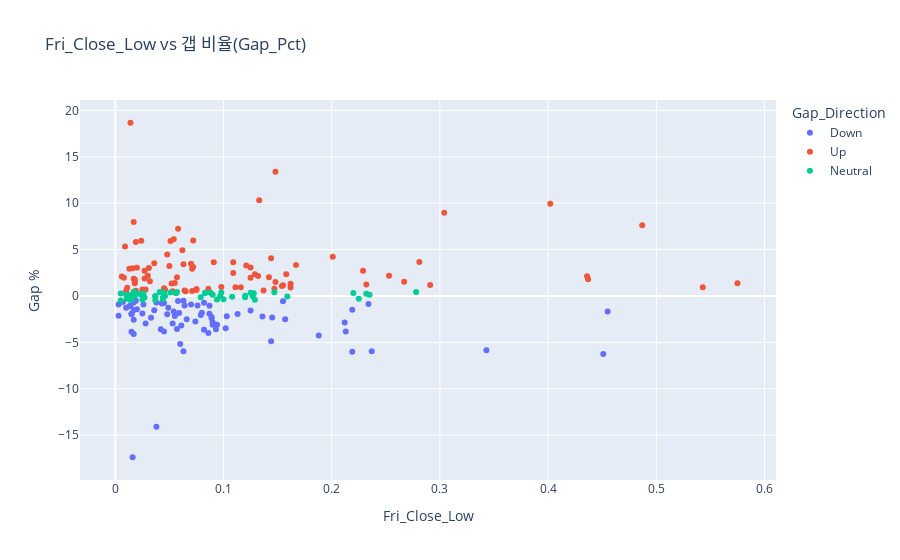
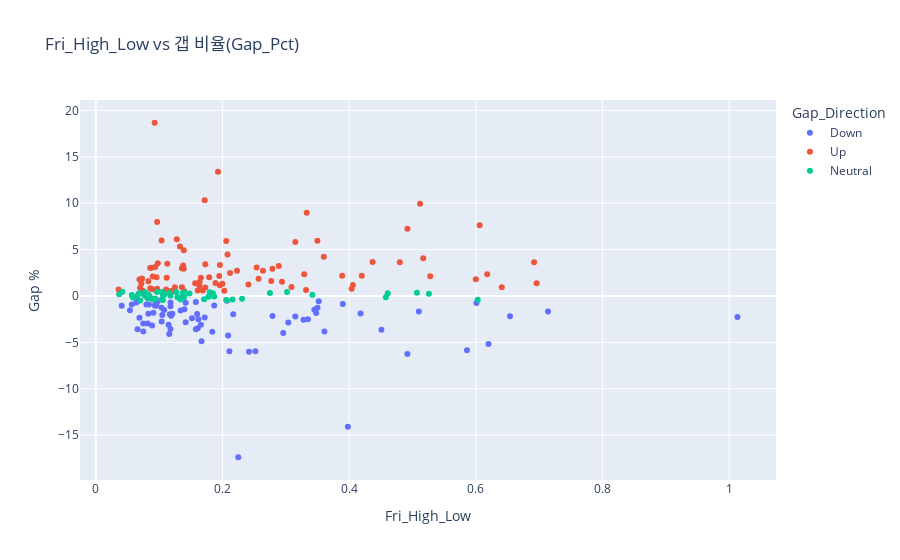
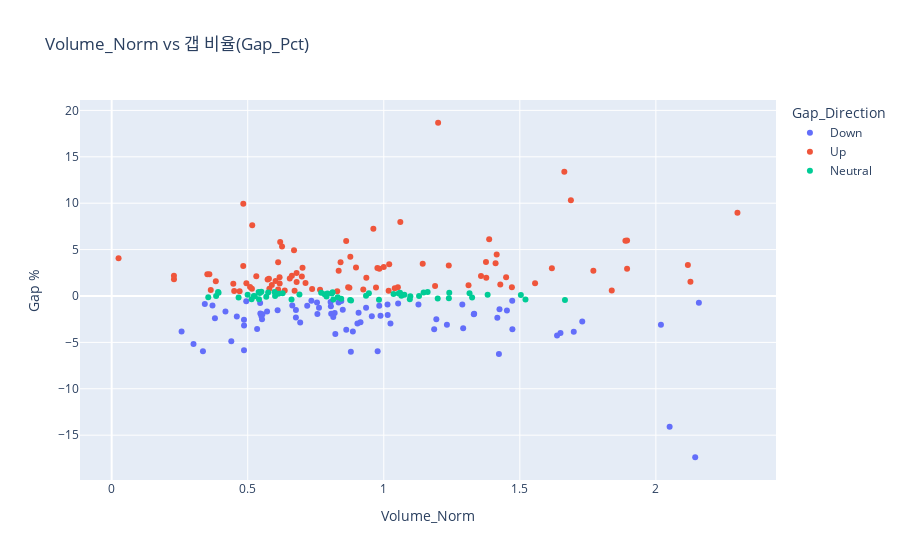
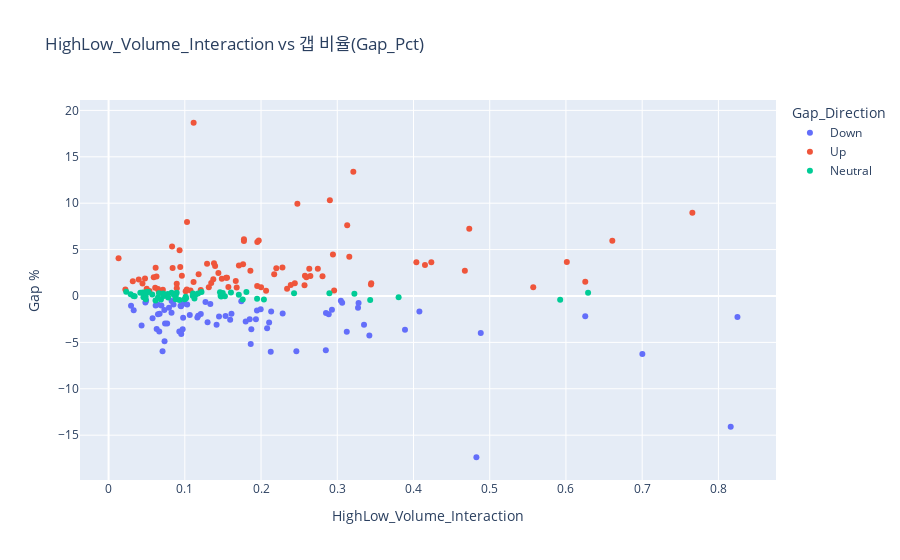

Write notebook code for charts like these, in order.
### Markdown cell above
## 3. 금요일와 관계 분석

### Code cell
import pandas as pd
import matplotlib.pyplot as plt
import seaborn as sns
import plotly.express as px
from scipy.stats import pearsonr
from sklearn.ensemble import RandomForestClassifier
from sklearn.tree import DecisionTreeClassifier, export_graphviz
import xgboost as xgb
from sklearn.preprocessing import LabelEncoder
from sklearn.metrics import f1_score, roc_curve, auc
from sklearn.preprocessing import label_binarize
import matplotlib.font_manager as fm
import numpy as np
import graphviz

# 한글 폰트 설정 (Malgun Gothic 대신 다른 폰트로 대체하거나 설정 조정)
plt.rcParams['font.family'] = 'Malgun Gothic'
plt.rcParams['axes.unicode_minus'] = False  # 마이너스 기호 깨짐 방지

# 1. 데이터 로드
data_friday = pd.read_csv('processed_natural_gas_data.csv')
data_friday['Date'] = pd.to_datetime(data_friday['Date'])
data_friday.set_index('Date', inplace=True)

# Month 컬럼 생성 (오류 수정)
data_friday['Month'] = data_friday.index.month

# 갭 방향 정의
def classify_gap(gap_pct):
    if gap_pct > 0.5:
        return 'Up'
    elif gap_pct < -0.5:
        return 'Down'
    else:
        return 'Neutral'

data_friday['Gap_Direction'] = data_friday['Gap_Pct'].apply(classify_gap)

# 상호작용 항 추가
data_friday['HighLow_Volume_Interaction'] = data_friday['Fri_High_Low'] * data_friday['Volume_Norm']

# 2. 변수 설정
variables = ['Fri_Close_Low', 'Fri_High_Low', 'Volume_Norm', 'HighLow_Volume_Interaction']

# 3. 상관분석
correlations = {}
for var in variables:
    corr, _ = pearsonr(data_friday[var], data_friday['Gap_Pct'])
    correlations[var] = corr

print("\n금요일 변수와 갭 비율(Gap_Pct) 간 상관계수:")
for var, corr in correlations.items():
    print(f"{var}: {corr:.3f}")

# 상관계수 시각화 (FutureWarning 수정)
plt.figure(figsize=(8, 5))
sns.barplot(x=list(correlations.values()), y=list(correlations.keys()), hue=list(correlations.keys()), palette='coolwarm', legend=False)
plt.title('금요일 변수와 갭 비율 간 상관계수')
plt.xlabel('Correlation Coefficient')
plt.ylabel('Variable')
plt.show()

# 4. 모델 학습 및 중요도 분석
X = data_friday[variables]
y = data_friday['Gap_Direction']

# 갭 방향 레이블 인코딩
le = LabelEncoder()
y_encoded = le.fit_transform(y)

# 모델 리스트
models = {
    'Random Forest': RandomForestClassifier(random_state=42),
    'XGBoost': xgb.XGBClassifier(random_state=42, eval_metric='mlogloss'),  # use_label_encoder 제거
    'Decision Tree': DecisionTreeClassifier(random_state=42, max_depth=4)  # 트리 깊이 제한
}

# 모델 학습 및 평가
f1_scores = {}
y_pred_dict = {}

for name, model in models.items():
    model.fit(X, y_encoded)
    y_pred = model.predict(X)
    f1 = f1_score(y_encoded, y_pred, average='weighted')
    f1_scores[name] = f1
    y_pred_dict[name] = y_pred

    # 변수 중요도 출력 및 시각화
    if name != 'Decision Tree':  # 의사결정트리는 별도로 시각화
        importances = pd.Series(model.feature_importances_, index=variables)
        print(f"\n{name} 변수 중요도:")
        print(importances)
        plt.figure(figsize=(8, 5))
        importances.sort_values().plot(kind='barh', color='skyblue' if name == 'Random Forest' else 'lightcoral')
        plt.title(f'{name} 변수 중요도')
        plt.xlabel('Importance')
        plt.ylabel('Variable')
        plt.show()

# 의사결정트리 시각화
dt_model = models['Decision Tree']
dot_data = export_graphviz(dt_model, out_file=None, feature_names=variables, class_names=le.classes_, filled=True)
graph = graphviz.Source(dot_data)
graph.render("decision_tree", view=True, format='png')  # PNG 파일로 저장 및 표시
print("\n의사결정트리 시각화 파일이 'decision_tree.png'로 저장되었습니다.")

# F1 스코어 출력
print("\n모델별 F1 스코어 (Weighted):")
for name, score in f1_scores.items():
    print(f"{name}: {score:.3f}")

# 5. ROC 커브 (One-vs-Rest 방식)
y_bin = label_binarize(y_encoded, classes=[0, 1, 2])  # Up, Down, Neutral
n_classes = y_bin.shape[1]
class_names = le.classes_

plt.figure(figsize=(10, 8))
for name, model in models.items():
    y_score = model.predict_proba(X)
    for i in range(n_classes):
        fpr, tpr, _ = roc_curve(y_bin[:, i], y_score[:, i])
        roc_auc = auc(fpr, tpr)
        plt.plot(fpr, tpr, label=f'{name} - {class_names[i]} (AUC = {roc_auc:.2f})')

plt.plot([0, 1], [0, 1], 'k--')
plt.xlim([0.0, 1.0])
plt.ylim([0.0, 1.05])
plt.xlabel('False Positive Rate')
plt.ylabel('True Positive Rate')
plt.title('ROC 커브 (One-vs-Rest)')
plt.legend(loc="lower right")
plt.show()

# 6. 변수와 갭 비율 간 관계 시각화 (산점도)
for var in variables:
    fig = px.scatter(data_friday, x=var, y='Gap_Pct', color='Gap_Direction',
                     title=f'{var} vs 갭 비율(Gap_Pct)',
                     labels={var: var, 'Gap_Pct': 'Gap %'})
    fig.show()

# 7. 캔들 패턴 추가 (도지 캔들 탐지)
data_friday['Doji'] = (abs(data_friday['Close'] - data_friday['Open']) / data_friday['Open'] < 0.001).astype(int)

# 도지 캔들 여부와 갭 방향 간 관계 분석
doji_gap = data_friday.groupby('Doji')['Gap_Direction'].value_counts(normalize=True).unstack().fillna(0)
print("\n도지 캔들 여부와 갭 방향 비율:")
print(doji_gap)

# 시각화: 도지 캔들 여부와 갭 방향
doji_gap.plot(kind='bar', stacked=True, figsize=(8, 5), colormap='Set2')
plt.title('도지 캔들 여부와 갭 방향 비율')
plt.xlabel('Doji (0: No, 1: Yes)')
plt.ylabel('Ratio')
plt.legend(title='Gap Direction')
plt.show()

# 8. 계절별 관계 분석
def classify_season(month):
    if month in [11, 12, 1, 2]:
        return 'Winter'
    elif month in [5, 6, 7, 8]:
        return 'Summer'
    else:
        return 'Other'

data_friday['Season'] = data_friday['Month'].apply(classify_season)

# 계절별 상관계수 계산
seasonal_correlations = {}
for season in data_friday['Season'].unique():
    seasonal_data = data_friday[data_friday['Season'] == season]
    seasonal_corrs = {}
    for var in variables:
        corr, _ = pearsonr(seasonal_data[var], seasonal_data['Gap_Pct'])
        seasonal_corrs[var] = corr
    seasonal_correlations[season] = seasonal_corrs

# 계절별 상관계수 출력
print("\n계절별 금요일 변수와 갭 비율 간 상관계수:")
for season, corrs in seasonal_correlations.items():
    print(f"\n{season}:")
    for var, corr in corrs.items():
        print(f"{var}: {corr:.3f}")

# 계절별 상관계수 시각화
seasonal_corr_df = pd.DataFrame(seasonal_correlations).T
plt.figure(figsize=(10, 6))
sns.heatmap(seasonal_corr_df, annot=True, cmap='coolwarm', fmt='.2f', center=0)
plt.title('계절별 금요일 변수와 갭 비율 간 상관계수')
plt.xlabel('Variable')
plt.ylabel('Season')
plt.show()

### Figure 1 — Plotly figure (JSON) as saved in the notebook; plotly's stock layout.template omitted (floating-point values rounded to 4 significant figures)
{"data": [{"hovertemplate": "Gap_Direction=Down<br>Fri_Close_Low=%{x}<br>Gap %=%{y}<extra></extra>", "legendgroup": "Down", "marker": {"color": "#636efa", "symbol": "circle"}, "mode": "markers", "name": "Down", "orientation": "v", "showlegend": true, "type": "scatter", "x": [0.053, 0.09, 0.087, 0.019, 0.017, 0.076, 0.014, 0.015, 0.087, 0.059, 0.017, 0.01, 0.025, 0.212, 0.451, 0.063, 0.064, 0.113, 0.082, 0.103, 0.089, 0.054, 0.219, 0.155, 0.213, 0.157, 0.234, 0.455, 0.045, 0.136, 0.055, 0.06, 0.343, 0.089, 0.102, 0.048, 0.237, 0.094, 0.144, 0.058, 0.145, 0.015, 0.049, 0.057, 0.063, 0.066, 0.061, 0.045, 0.08, 0.074, 0.015, 0.082, 0.033, 0.042, 0.038, 0.013, 0.043, 0.007, 0.003, 0.079, 0.07, 0.026, 0.036, 0.017, 0.017, 0.003, 0.125, 0.028, 0.188, 0.016, 0.038, 0.219, 0.09, 0.086, 0.02, 0.093], "xaxis": "x", "y": [-2.974, -2.819, -1.906, -0.5111, -1.517, -1.013, -1.065, -1.915, -1.039, -1.827, -2.557, -1.268, -1.881, -2.857, -6.244, -5.966, -1.017, -1.93, -3.629, -2.191, -2.251, -1.68, -1.481, -0.5777, -3.826, -2.497, -0.8692, -1.675, -0.7681, -2.214, -2.153, -5.171, -5.838, -2.412, -3.475, -1.956, -5.954, -3.092, -4.868, -0.5399, -2.307, -1.961, -1.256, -3.557, -0.511, -2.501, -3.173, -3.834, -1.807, -2.751, -3.863, -0.7356, -2.334, -3.571, -0.6965, -1.114, -0.811, -0.6543, -2.128, -2.059, -0.9238, -0.9174, -1.54, -0.6959, -4.102, -0.9042, -1.552, -2.963, -4.252, -17.38, -14.08, -6.009, -3.087, -3.991, -1.435, -3.579], "yaxis": "y"}, {"hovertemplate": "Gap_Direction=Up<br>Fri_Close_Low=%{x}<br>Gap %=%{y}<extra></extra>", "legendgroup": "Up", "marker": {"color": "#EF553B", "symbol": "circle"}, "mode": "markers", "name": "Up", "orientation": "v", "showlegend": true, "type": "scatter", "x": [0.031, 0.009, 0.018, 0.07, 0.075, 0.025, 0.018, 0.032, 0.086, 0.055, 0.046, 0.167, 0.155, 0.125, 0.017, 0.03, 0.162, 0.062, 0.148, 0.281, 0.063, 0.071, 0.05, 0.053, 0.018, 0.436, 0.147, 0.437, 0.253, 0.019, 0.575, 0.543, 0.109, 0.158, 0.098, 0.075, 0.129, 0.487, 0.091, 0.291, 0.402, 0.201, 0.109, 0.027, 0.051, 0.064, 0.132, 0.133, 0.01, 0.162, 0.036, 0.006, 0.232, 0.071, 0.065, 0.028, 0.072, 0.048, 0.011, 0.02, 0.154, 0.052, 0.016, 0.027, 0.008, 0.014, 0.111, 0.116, 0.057, 0.125, 0.045, 0.019, 0.137, 0.017, 0.121, 0.058, 0.072, 0.148, 0.144, 0.024, 0.304, 0.054, 0.013, 0.267, 0.142, 0.229], "xaxis": "x", "y": [3.013, 5.324, 1.373, 3.477, 0.7476, 0.6899, 1.789, 1.596, 0.7928, 1.403, 0.674, 3.35, 1.154, 3.076, 1.849, 2.172, 1.311, 4.938, 1.519, 3.666, 3.431, 2.924, 3.233, 0.51, 1.605, 2.121, 0.7856, 1.814, 2.186, 5.815, 1.372, 0.9518, 3.625, 2.35, 0.9572, 0.6511, 2.335, 7.61, 3.64, 1.191, 9.947, 4.217, 2.476, 2.722, 5.929, 0.6048, 2.148, 10.32, 0.5724, 0.9111, 3.517, 2.102, 1.231, 0.5449, 0.5205, 0.7061, 3.124, 4.479, 0.8831, 3.051, 1.068, 1.342, 3.002, 1.873, 1.956, 18.67, 0.952, 0.9322, 2.029, 1.969, 0.829, 0.5604, 0.5885, 7.974, 3.295, 7.255, 5.982, 13.39, 4.069, 5.963, 8.975, 6.11, 2.931, 1.546, 2.022, 2.731], "yaxis": "y"}, {"hovertemplate": "Gap_Direction=Neutral<br>Fri_Close_Low=%{x}<br>Gap %=%{y}<extra></extra>", "legendgroup": "Neutral", "marker": {"color": "#00cc96", "symbol": "circle"}, "mode": "markers", "name": "Neutral", "orientation": "v", "showlegend": true, "type": "scatter", "x": [0.016, 0.017, 0.037, 0.051, 0.083, 0.147, 0.044, 0.09, 0.097, 0.018, 0.015, 0.017, 0.12, 0.026, 0.083, 0.108, 0.278, 0.1, 0.225, 0.22, 0.235, 0.232, 0.125, 0.079, 0.129, 0.005, 0.094, 0.088, 0.128, 0.025, 0.041, 0.127, 0.044, 0.043, 0.023, 0.046, 0.024, 0.005, 0.045, 0.057, 0.12, 0.011, 0.098, 0.027, 0.021, 0.056, 0.037, 0.011, 0.014, 0.012, 0.037, 0.01, 0.014, 0.159], "xaxis": "x", "y": [0.1909, 0.4607, -0.03358, 0.3662, 0.3532, 0.3926, -0.3399, 0.142, 0, 0, -0.3871, 0.02587, -0.126, 0.2815, 0.295, -0.08434, 0.417, -0.3567, -0.2852, 0.3106, 0.1223, 0.2368, 0.3576, -0.1462, -0.3956, 0.2735, -0.3879, 0.3447, 0.2871, -0.3694, 0.435, -0.03675, -0.1556, 0.4348, 0.2216, 0, 0.1686, -0.4775, 0.3473, 0.4227, 0.02746, -0.2455, 0.3711, -0.156, 0.2759, 0.2957, 0, -0.2818, -0.4327, 0.09751, -0.4331, 0.1335, -0.3476, -0.06053], "yaxis": "y"}], "layout": {"legend": {"title": {"text": "Gap_Direction"}, "tracegroupgap": 0}, "title": {"text": "Fri_Close_Low vs 갭 비율(Gap_Pct)"}, "xaxis": {"anchor": "y", "domain": [0, 1], "title": {"text": "Fri_Close_Low"}}, "yaxis": {"anchor": "x", "domain": [0, 1], "title": {"text": "Gap %"}}}}

### Figure 2 — Plotly figure (JSON) as saved in the notebook; plotly's stock layout.template omitted (floating-point values rounded to 4 significant figures)
{"data": [{"hovertemplate": "Gap_Direction=Down<br>Fri_High_Low=%{x}<br>Gap %=%{y}<extra></extra>", "legendgroup": "Down", "marker": {"color": "#636efa", "symbol": "circle"}, "mode": "markers", "name": "Down", "orientation": "v", "showlegend": true, "type": "scatter", "x": [0.082, 0.142, 0.121, 0.067, 0.108, 0.093, 0.041, 0.083, 0.096, 0.348, 0.328, 0.35, 0.418, 0.304, 0.492, 0.211, 0.187, 0.16, 0.451, 0.654, 1.013, 0.714, 0.345, 0.352, 0.361, 0.335, 0.39, 0.51, 0.601, 0.315, 0.279, 0.62, 0.586, 0.152, 0.161, 0.217, 0.252, 0.115, 0.167, 0.098, 0.172, 0.117, 0.104, 0.118, 0.207, 0.162, 0.089, 0.075, 0.091, 0.104, 0.184, 0.142, 0.069, 0.066, 0.064, 0.118, 0.095, 0.158, 0.119, 0.105, 0.084, 0.057, 0.054, 0.118, 0.116, 0.08, 0.134, 0.075, 0.209, 0.225, 0.398, 0.242, 0.166, 0.296, 0.14, 0.158], "xaxis": "x", "y": [-2.974, -2.819, -1.906, -0.5111, -1.517, -1.013, -1.065, -1.915, -1.039, -1.827, -2.557, -1.268, -1.881, -2.857, -6.244, -5.966, -1.017, -1.93, -3.629, -2.191, -2.251, -1.68, -1.481, -0.5777, -3.826, -2.497, -0.8692, -1.675, -0.7681, -2.214, -2.153, -5.171, -5.838, -2.412, -3.475, -1.956, -5.954, -3.092, -4.868, -0.5399, -2.307, -1.961, -1.256, -3.557, -0.511, -2.501, -3.173, -3.834, -1.807, -2.751, -3.863, -0.7356, -2.334, -3.571, -0.6965, -1.114, -0.811, -0.6543, -2.128, -2.059, -0.9238, -0.9174, -1.54, -0.6959, -4.102, -0.9042, -1.552, -2.963, -4.252, -17.38, -14.08, -6.009, -3.087, -3.991, -1.435, -3.579], "yaxis": "y"}, {"hovertemplate": "Gap_Direction=Up<br>Fri_High_Low=%{x}<br>Gap %=%{y}<extra></extra>", "legendgroup": "Up", "marker": {"color": "#EF553B", "symbol": "circle"}, "mode": "markers", "name": "Up", "orientation": "v", "showlegend": true, "type": "scatter", "x": [0.086, 0.133, 0.157, 0.113, 0.088, 0.036, 0.069, 0.083, 0.097, 0.189, 0.093, 0.196, 0.196, 0.254, 0.257, 0.389, 0.2, 0.139, 0.164, 0.437, 0.173, 0.279, 0.289, 0.14, 0.277, 0.528, 0.404, 0.6, 0.42, 0.315, 0.696, 0.641, 0.48, 0.618, 0.309, 0.332, 0.329, 0.606, 0.692, 0.406, 0.512, 0.36, 0.212, 0.223, 0.206, 0.169, 0.195, 0.172, 0.203, 0.173, 0.098, 0.09, 0.241, 0.119, 0.122, 0.111, 0.094, 0.208, 0.07, 0.088, 0.164, 0.072, 0.136, 0.073, 0.112, 0.093, 0.125, 0.136, 0.096, 0.166, 0.086, 0.074, 0.161, 0.097, 0.138, 0.492, 0.104, 0.193, 0.517, 0.35, 0.333, 0.128, 0.139, 0.294, 0.179, 0.264], "xaxis": "x", "y": [3.013, 5.324, 1.373, 3.477, 0.7476, 0.6899, 1.789, 1.596, 0.7928, 1.403, 0.674, 3.35, 1.154, 3.076, 1.849, 2.172, 1.311, 4.938, 1.519, 3.666, 3.431, 2.924, 3.233, 0.51, 1.605, 2.121, 0.7856, 1.814, 2.186, 5.815, 1.372, 0.9518, 3.625, 2.35, 0.9572, 0.6511, 2.335, 7.61, 3.64, 1.191, 9.947, 4.217, 2.476, 2.722, 5.929, 0.6048, 2.148, 10.32, 0.5724, 0.9111, 3.517, 2.102, 1.231, 0.5449, 0.5205, 0.7061, 3.124, 4.479, 0.8831, 3.051, 1.068, 1.342, 3.002, 1.873, 1.956, 18.67, 0.952, 0.9322, 2.029, 1.969, 0.829, 0.5604, 0.5885, 7.974, 3.295, 7.255, 5.982, 13.39, 4.069, 5.963, 8.975, 6.11, 2.931, 1.546, 2.022, 2.731], "yaxis": "y"}, {"hovertemplate": "Gap_Direction=Neutral<br>Fri_High_Low=%{x}<br>Gap %=%{y}<extra></extra>", "legendgroup": "Neutral", "marker": {"color": "#00cc96", "symbol": "circle"}, "mode": "markers", "name": "Neutral", "orientation": "v", "showlegend": true, "type": "scatter", "x": [0.037, 0.042, 0.065, 0.078, 0.106, 0.18, 0.09, 0.108, 0.139, 0.081, 0.104, 0.118, 0.129, 0.148, 0.461, 0.178, 0.302, 0.171, 0.231, 0.275, 0.342, 0.526, 0.507, 0.458, 0.603, 0.137, 0.216, 0.116, 0.185, 0.134, 0.097, 0.139, 0.139, 0.105, 0.075, 0.085, 0.083, 0.07, 0.078, 0.127, 0.138, 0.082, 0.14, 0.059, 0.068, 0.07, 0.078, 0.094, 0.206, 0.057, 0.106, 0.106, 0.091, 0.187], "xaxis": "x", "y": [0.1909, 0.4607, -0.03358, 0.3662, 0.3532, 0.3926, -0.3399, 0.142, 0, 0, -0.3871, 0.02587, -0.126, 0.2815, 0.295, -0.08434, 0.417, -0.3567, -0.2852, 0.3106, 0.1223, 0.2368, 0.3576, -0.1462, -0.3956, 0.2735, -0.3879, 0.3447, 0.2871, -0.3694, 0.435, -0.03675, -0.1556, 0.4348, 0.2216, 0, 0.1686, -0.4775, 0.3473, 0.4227, 0.02746, -0.2455, 0.3711, -0.156, 0.2759, 0.2957, 0, -0.2818, -0.4327, 0.09751, -0.4331, 0.1335, -0.3476, -0.06053], "yaxis": "y"}], "layout": {"legend": {"title": {"text": "Gap_Direction"}, "tracegroupgap": 0}, "title": {"text": "Fri_High_Low vs 갭 비율(Gap_Pct)"}, "xaxis": {"anchor": "y", "domain": [0, 1], "title": {"text": "Fri_High_Low"}}, "yaxis": {"anchor": "x", "domain": [0, 1], "title": {"text": "Gap %"}}}}

### Figure 3 — Plotly figure (JSON) as saved in the notebook; plotly's stock layout.template omitted (floating-point values rounded to 4 significant figures)
{"data": [{"hovertemplate": "Gap_Direction=Down<br>Volume_Norm=%{x}<br>Gap %=%{y}<extra></extra>", "legendgroup": "Down", "marker": {"color": "#636efa", "symbol": "circle"}, "mode": "markers", "name": "Down", "orientation": "v", "showlegend": true, "type": "scatter", "x": [0.9032, 0.9145, 1.332, 0.734, 0.6772, 0.6639, 0.7186, 0.8068, 0.9834, 0.8195, 0.4862, 0.9349, 0.5464, 0.6928, 1.423, 0.3355, 0.3705, 0.7561, 0.8622, 0.9561, 0.8144, 0.5711, 0.8493, 0.4946, 0.257, 0.5526, 0.3423, 0.4182, 0.5457, 0.4599, 0.5501, 0.3007, 0.4863, 0.3795, 1.292, 1.331, 0.9775, 1.232, 0.4397, 0.8439, 0.6771, 0.554, 0.762, 0.5345, 1.472, 1.193, 0.4865, 0.8864, 0.9074, 1.729, 1.698, 2.158, 1.417, 1.473, 0.7547, 0.8057, 1.053, 0.8046, 0.988, 1.014, 1.014, 1.127, 0.6099, 0.8342, 0.822, 1.289, 1.453, 1.025, 1.637, 2.145, 2.051, 0.879, 2.019, 1.649, 1.425, 1.185], "xaxis": "x", "y": [-2.974, -2.819, -1.906, -0.5111, -1.517, -1.013, -1.065, -1.915, -1.039, -1.827, -2.557, -1.268, -1.881, -2.857, -6.244, -5.966, -1.017, -1.93, -3.629, -2.191, -2.251, -1.68, -1.481, -0.5777, -3.826, -2.497, -0.8692, -1.675, -0.7681, -2.214, -2.153, -5.171, -5.838, -2.412, -3.475, -1.956, -5.954, -3.092, -4.868, -0.5399, -2.307, -1.961, -1.256, -3.557, -0.511, -2.501, -3.173, -3.834, -1.807, -2.751, -3.863, -0.7356, -2.334, -3.571, -0.6965, -1.114, -0.811, -0.6543, -2.128, -2.059, -0.9238, -0.9174, -1.54, -0.6959, -4.102, -0.9042, -1.552, -2.963, -4.252, -17.38, -14.08, -6.009, -3.087, -3.991, -1.435, -3.579], "yaxis": "y"}, {"hovertemplate": "Gap_Direction=Up<br>Volume_Norm=%{x}<br>Gap %=%{y}<extra></extra>", "legendgroup": "Up", "marker": {"color": "#EF553B", "symbol": "circle"}, "mode": "markers", "name": "Up", "orientation": "v", "showlegend": true, "type": "scatter", "x": [0.9766, 0.6261, 1.556, 1.143, 0.7367, 0.6118, 0.5731, 0.3828, 0.5155, 0.7124, 0.7658, 2.118, 1.311, 0.8979, 0.578, 0.6622, 0.447, 0.6701, 0.6798, 1.376, 1.02, 0.9839, 0.4835, 0.4702, 0.6023, 0.5315, 0.5796, 0.229, 0.2289, 0.6194, 0.4951, 0.8691, 0.8412, 0.3515, 0.5086, 0.3642, 0.3591, 0.5166, 0.6118, 0.5886, 0.4837, 0.8771, 0.6796, 0.8343, 0.8619, 0.636, 1.357, 1.688, 1.018, 0.9715, 1.411, 0.699, 1.428, 0.4503, 0.8289, 0.9247, 1.0, 1.415, 0.8737, 0.7015, 1.189, 0.6174, 1.618, 0.6546, 1.377, 1.2, 1.052, 1.471, 0.6171, 0.936, 1.04, 0.6723, 1.838, 1.061, 1.239, 0.9617, 1.894, 1.664, 0.0253, 1.888, 2.3, 1.387, 1.894, 2.127, 1.45, 1.77], "xaxis": "x", "y": [3.013, 5.324, 1.373, 3.477, 0.7476, 0.6899, 1.789, 1.596, 0.7928, 1.403, 0.674, 3.35, 1.154, 3.076, 1.849, 2.172, 1.311, 4.938, 1.519, 3.666, 3.431, 2.924, 3.233, 0.51, 1.605, 2.121, 0.7856, 1.814, 2.186, 5.815, 1.372, 0.9518, 3.625, 2.35, 0.9572, 0.6511, 2.335, 7.61, 3.64, 1.191, 9.947, 4.217, 2.476, 2.722, 5.929, 0.6048, 2.148, 10.32, 0.5724, 0.9111, 3.517, 2.102, 1.231, 0.5449, 0.5205, 0.7061, 3.124, 4.479, 0.8831, 3.051, 1.068, 1.342, 3.002, 1.873, 1.956, 18.67, 0.952, 0.9322, 2.029, 1.969, 0.829, 0.5604, 0.5885, 7.974, 3.295, 7.255, 5.982, 13.39, 4.069, 5.963, 8.975, 6.11, 2.931, 1.546, 2.022, 2.731], "yaxis": "y"}, {"hovertemplate": "Gap_Direction=Neutral<br>Volume_Norm=%{x}<br>Gap %=%{y}<extra></extra>", "legendgroup": "Neutral", "marker": {"color": "#00cc96", "symbol": "circle"}, "mode": "markers", "name": "Neutral", "orientation": "v", "showlegend": true, "type": "scatter", "x": [0.7824, 0.5502, 0.5259, 0.5751, 0.3929, 0.812, 0.5415, 1.382, 0.5224, 0.6005, 0.661, 0.9347, 0.355, 0.7929, 0.6284, 0.5682, 0.5987, 0.5142, 0.8434, 0.5446, 0.4996, 0.613, 1.241, 0.8308, 0.9824, 0.8089, 0.8146, 0.7699, 1.315, 1.521, 0.5403, 1.098, 0.4665, 1.161, 1.036, 0.3839, 0.6901, 0.8797, 1.06, 0.3911, 1.065, 1.239, 1.146, 1.325, 1.055, 0.9453, 1.13, 1.198, 1.666, 1.504, 0.8764, 1.076, 1.096, 0.7896], "xaxis": "x", "y": [0.1909, 0.4607, -0.03358, 0.3662, 0.3532, 0.3926, -0.3399, 0.142, 0, 0, -0.3871, 0.02587, -0.126, 0.2815, 0.295, -0.08434, 0.417, -0.3567, -0.2852, 0.3106, 0.1223, 0.2368, 0.3576, -0.1462, -0.3956, 0.2735, -0.3879, 0.3447, 0.2871, -0.3694, 0.435, -0.03675, -0.1556, 0.4348, 0.2216, 0, 0.1686, -0.4775, 0.3473, 0.4227, 0.02746, -0.2455, 0.3711, -0.156, 0.2759, 0.2957, 0, -0.2818, -0.4327, 0.09751, -0.4331, 0.1335, -0.3476, -0.06053], "yaxis": "y"}], "layout": {"legend": {"title": {"text": "Gap_Direction"}, "tracegroupgap": 0}, "title": {"text": "Volume_Norm vs 갭 비율(Gap_Pct)"}, "xaxis": {"anchor": "y", "domain": [0, 1], "title": {"text": "Volume_Norm"}}, "yaxis": {"anchor": "x", "domain": [0, 1], "title": {"text": "Gap %"}}}}

### Figure 4 — Plotly figure (JSON) as saved in the notebook; plotly's stock layout.template omitted (floating-point values rounded to 4 significant figures)
{"data": [{"hovertemplate": "Gap_Direction=Down<br>HighLow_Volume_Interaction=%{x}<br>Gap %=%{y}<extra></extra>", "legendgroup": "Down", "marker": {"color": "#636efa", "symbol": "circle"}, "mode": "markers", "name": "Down", "orientation": "v", "showlegend": true, "type": "scatter", "x": [0.07406, 0.1299, 0.1612, 0.04918, 0.07313, 0.06174, 0.02946, 0.06696, 0.09441, 0.2852, 0.1595, 0.3272, 0.2284, 0.2106, 0.7002, 0.07078, 0.06928, 0.121, 0.3888, 0.6253, 0.825, 0.4077, 0.293, 0.1741, 0.09277, 0.1851, 0.1335, 0.2133, 0.3279, 0.1449, 0.1535, 0.1865, 0.285, 0.05769, 0.208, 0.2888, 0.2463, 0.1417, 0.07342, 0.0827, 0.1165, 0.06482, 0.07925, 0.06307, 0.3047, 0.1933, 0.0433, 0.06648, 0.08258, 0.1799, 0.3125, 0.3064, 0.0978, 0.0972, 0.0483, 0.09507, 0.1, 0.1271, 0.1176, 0.1065, 0.08516, 0.06427, 0.03294, 0.09843, 0.09535, 0.1031, 0.1947, 0.07684, 0.3421, 0.4825, 0.8161, 0.2127, 0.3351, 0.4882, 0.1995, 0.1873], "xaxis": "x", "y": [-2.974, -2.819, -1.906, -0.5111, -1.517, -1.013, -1.065, -1.915, -1.039, -1.827, -2.557, -1.268, -1.881, -2.857, -6.244, -5.966, -1.017, -1.93, -3.629, -2.191, -2.251, -1.68, -1.481, -0.5777, -3.826, -2.497, -0.8692, -1.675, -0.7681, -2.214, -2.153, -5.171, -5.838, -2.412, -3.475, -1.956, -5.954, -3.092, -4.868, -0.5399, -2.307, -1.961, -1.256, -3.557, -0.511, -2.501, -3.173, -3.834, -1.807, -2.751, -3.863, -0.7356, -2.334, -3.571, -0.6965, -1.114, -0.811, -0.6543, -2.128, -2.059, -0.9238, -0.9174, -1.54, -0.6959, -4.102, -0.9042, -1.552, -2.963, -4.252, -17.38, -14.08, -6.009, -3.087, -3.991, -1.435, -3.579], "yaxis": "y"}, {"hovertemplate": "Gap_Direction=Up<br>HighLow_Volume_Interaction=%{x}<br>Gap %=%{y}<extra></extra>", "legendgroup": "Up", "marker": {"color": "#EF553B", "symbol": "circle"}, "mode": "markers", "name": "Up", "orientation": "v", "showlegend": true, "type": "scatter", "x": [0.08399, 0.08327, 0.2443, 0.1292, 0.06483, 0.02203, 0.03954, 0.03177, 0.05, 0.1346, 0.07122, 0.4151, 0.257, 0.2281, 0.1485, 0.2576, 0.0894, 0.09315, 0.1115, 0.6011, 0.1765, 0.2745, 0.1397, 0.06583, 0.1668, 0.2806, 0.2342, 0.1374, 0.09612, 0.1951, 0.3446, 0.5571, 0.4038, 0.2172, 0.1572, 0.1209, 0.1181, 0.313, 0.4234, 0.239, 0.2477, 0.3158, 0.1441, 0.186, 0.1775, 0.1075, 0.2647, 0.2903, 0.2066, 0.1681, 0.1383, 0.06291, 0.3442, 0.05359, 0.1011, 0.1026, 0.094, 0.2943, 0.06116, 0.06173, 0.1949, 0.04446, 0.22, 0.04778, 0.1542, 0.1116, 0.1315, 0.2, 0.05925, 0.1554, 0.08947, 0.04975, 0.2959, 0.1029, 0.171, 0.4732, 0.197, 0.3211, 0.01308, 0.6608, 0.7658, 0.1776, 0.2633, 0.6254, 0.2595, 0.4674], "xaxis": "x", "y": [3.013, 5.324, 1.373, 3.477, 0.7476, 0.6899, 1.789, 1.596, 0.7928, 1.403, 0.674, 3.35, 1.154, 3.076, 1.849, 2.172, 1.311, 4.938, 1.519, 3.666, 3.431, 2.924, 3.233, 0.51, 1.605, 2.121, 0.7856, 1.814, 2.186, 5.815, 1.372, 0.9518, 3.625, 2.35, 0.9572, 0.6511, 2.335, 7.61, 3.64, 1.191, 9.947, 4.217, 2.476, 2.722, 5.929, 0.6048, 2.148, 10.32, 0.5724, 0.9111, 3.517, 2.102, 1.231, 0.5449, 0.5205, 0.7061, 3.124, 4.479, 0.8831, 3.051, 1.068, 1.342, 3.002, 1.873, 1.956, 18.67, 0.952, 0.9322, 2.029, 1.969, 0.829, 0.5604, 0.5885, 7.974, 3.295, 7.255, 5.982, 13.39, 4.069, 5.963, 8.975, 6.11, 2.931, 1.546, 2.022, 2.731], "yaxis": "y"}, {"hovertemplate": "Gap_Direction=Neutral<br>HighLow_Volume_Interaction=%{x}<br>Gap %=%{y}<extra></extra>", "legendgroup": "Neutral", "marker": {"color": "#00cc96", "symbol": "circle"}, "mode": "markers", "name": "Neutral", "orientation": "v", "showlegend": true, "type": "scatter", "x": [0.02895, 0.02311, 0.03418, 0.04486, 0.04165, 0.1462, 0.04873, 0.1492, 0.07261, 0.04864, 0.06874, 0.1103, 0.0458, 0.1174, 0.2897, 0.1011, 0.1808, 0.08792, 0.1948, 0.1498, 0.1709, 0.3225, 0.629, 0.3805, 0.5924, 0.1108, 0.176, 0.08931, 0.2433, 0.2038, 0.0524, 0.1526, 0.06484, 0.1219, 0.07769, 0.03263, 0.05728, 0.06158, 0.08266, 0.04967, 0.1469, 0.1016, 0.1605, 0.07815, 0.07172, 0.06617, 0.08812, 0.1126, 0.3432, 0.08572, 0.0929, 0.114, 0.09971, 0.1477], "xaxis": "x", "y": [0.1909, 0.4607, -0.03358, 0.3662, 0.3532, 0.3926, -0.3399, 0.142, 0, 0, -0.3871, 0.02587, -0.126, 0.2815, 0.295, -0.08434, 0.417, -0.3567, -0.2852, 0.3106, 0.1223, 0.2368, 0.3576, -0.1462, -0.3956, 0.2735, -0.3879, 0.3447, 0.2871, -0.3694, 0.435, -0.03675, -0.1556, 0.4348, 0.2216, 0, 0.1686, -0.4775, 0.3473, 0.4227, 0.02746, -0.2455, 0.3711, -0.156, 0.2759, 0.2957, 0, -0.2818, -0.4327, 0.09751, -0.4331, 0.1335, -0.3476, -0.06053], "yaxis": "y"}], "layout": {"legend": {"title": {"text": "Gap_Direction"}, "tracegroupgap": 0}, "title": {"text": "HighLow_Volume_Interaction vs 갭 비율(Gap_Pct)"}, "xaxis": {"anchor": "y", "domain": [0, 1], "title": {"text": "HighLow_Volume_Interaction"}}, "yaxis": {"anchor": "x", "domain": [0, 1], "title": {"text": "Gap %"}}}}
